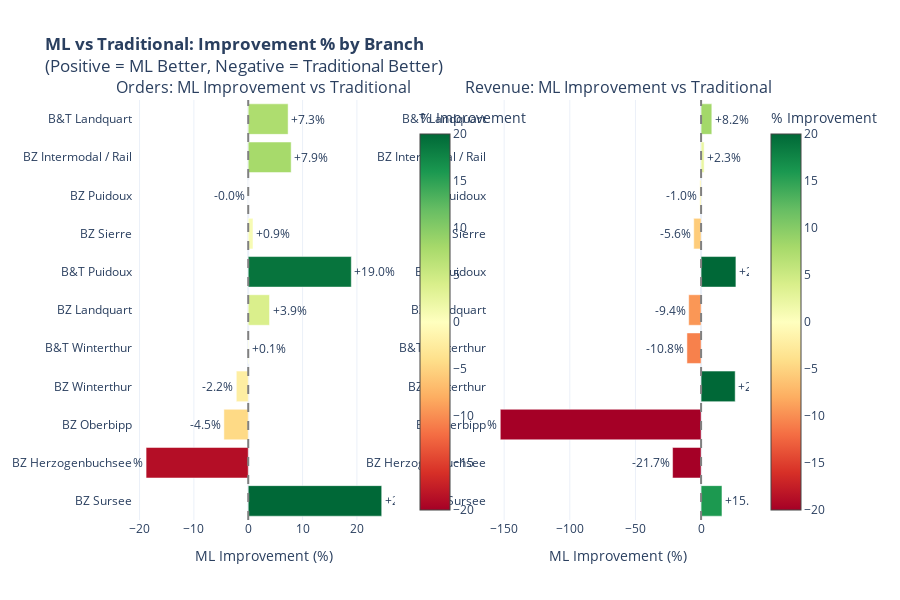

The notebook cell this image was saved under:
### Code cell
# Visualization 3: Heatmap showing improvement percentage
fig3 = make_subplots(
    rows=1, cols=2,
    subplot_titles=['Orders: ML Improvement vs Traditional', 'Revenue: ML Improvement vs Traditional'],
    horizontal_spacing=0.15
)

# Sort by branch size (revenue)
heatmap_data = branch_results_df.sort_values('avg_monthly_revenue', ascending=False)

# Orders heatmap
fig3.add_trace(go.Bar(
    x=heatmap_data['orders_improvement_%'],
    y=heatmap_data['betriebszentrale'],
    orientation='h',
    marker=dict(
        color=heatmap_data['orders_improvement_%'],
        colorscale='RdYlGn',
        cmin=-20,
        cmax=20,
        colorbar=dict(title="% Improvement", x=0.45)
    ),
    text=heatmap_data['orders_improvement_%'].apply(lambda x: f'{x:+.1f}%'),
    textposition='outside',
    showlegend=False
), row=1, col=1)

# Revenue heatmap
fig3.add_trace(go.Bar(
    x=heatmap_data['revenue_improvement_%'],
    y=heatmap_data['betriebszentrale'],
    orientation='h',
    marker=dict(
        color=heatmap_data['revenue_improvement_%'],
        colorscale='RdYlGn',
        cmin=-20,
        cmax=20,
        colorbar=dict(title="% Improvement", x=1.02)
    ),
    text=heatmap_data['revenue_improvement_%'].apply(lambda x: f'{x:+.1f}%'),
    textposition='outside',
    showlegend=False
), row=1, col=2)

# Add zero line
fig3.add_vline(x=0, line_dash='dash', line_color='gray', row=1, col=1)
fig3.add_vline(x=0, line_dash='dash', line_color='gray', row=1, col=2)

fig3.update_layout(
    title_text='<b>ML vs Traditional: Improvement % by Branch</b><br>(Positive = ML Better, Negative = Traditional Better)',
    height=600,
    template='plotly_white'
)

fig3.update_xaxes(title_text='ML Improvement (%)', row=1, col=1)
fig3.update_xaxes(title_text='ML Improvement (%)', row=1, col=2)

fig3.show()
fig3.write_html('../results/branch_level_improvement_heatmap.html')
print('✓ Saved: branch_level_improvement_heatmap.html')

print('\n' + '='*80)
print('✓ All visualizations created successfully')

### Figure 1 — Plotly figure (JSON) as saved in the notebook; plotly's stock layout.template omitted (floating-point values rounded to 4 significant figures)
{"data": [{"marker": {"cmax": 20, "cmin": -20, "color": [24.56, -18.8, -4.48, -2.193, 0.1145, 3.917, 18.97, 0.8771, -0.01218, 7.899, 7.338], "colorbar": {"title": {"text": "% Improvement"}, "x": 0.45}, "colorscale": [[0.0, "rgb(165,0,38)"], [0.1, "rgb(215,48,39)"], [0.2, "rgb(244,109,67)"], [0.3, "rgb(253,174,97)"], [0.4, "rgb(254,224,139)"], [0.5, "rgb(255,255,191)"], [0.6, "rgb(217,239,139)"], [0.7, "rgb(166,217,106)"], [0.8, "rgb(102,189,99)"], [0.9, "rgb(26,152,80)"], [1.0, "rgb(0,104,55)"]]}, "orientation": "h", "showlegend": false, "text": ["+24.6%", "-18.8%", "-4.5%", "-2.2%", "+0.1%", "+3.9%", "+19.0%", "+0.9%", "-0.0%", "+7.9%", "+7.3%"], "textposition": "outside", "type": "bar", "x": [24.56, -18.8, -4.48, -2.193, 0.1145, 3.917, 18.97, 0.8771, -0.01218, 7.899, 7.338], "xaxis": "x", "y": ["BZ Sursee", "BZ Herzogenbuchsee", "BZ Oberbipp", "BZ Winterthur", "B&T Winterthur", "BZ Landquart", "B&T Puidoux", "BZ Sierre", "BZ Puidoux", "BZ Intermodal / Rail", "B&T Landquart"], "yaxis": "y"}, {"marker": {"cmax": 20, "cmin": -20, "color": [15.91, -21.71, -152.9, 25.97, -10.78, -9.435, 26.52, -5.599, -0.9979, 2.334, 8.177], "colorbar": {"title": {"text": "% Improvement"}, "x": 1.02}, "colorscale": [[0.0, "rgb(165,0,38)"], [0.1, "rgb(215,48,39)"], [0.2, "rgb(244,109,67)"], [0.3, "rgb(253,174,97)"], [0.4, "rgb(254,224,139)"], [0.5, "rgb(255,255,191)"], [0.6, "rgb(217,239,139)"], [0.7, "rgb(166,217,106)"], [0.8, "rgb(102,189,99)"], [0.9, "rgb(26,152,80)"], [1.0, "rgb(0,104,55)"]]}, "orientation": "h", "showlegend": false, "text": ["+15.9%", "-21.7%", "-152.9%", "+26.0%", "-10.8%", "-9.4%", "+26.5%", "-5.6%", "-1.0%", "+2.3%", "+8.2%"], "textposition": "outside", "type": "bar", "x": [15.91, -21.71, -152.9, 25.97, -10.78, -9.435, 26.52, -5.599, -0.9979, 2.334, 8.177], "xaxis": "x2", "y": ["BZ Sursee", "BZ Herzogenbuchsee", "BZ Oberbipp", "BZ Winterthur", "B&T Winterthur", "BZ Landquart", "B&T Puidoux", "BZ Sierre", "BZ Puidoux", "BZ Intermodal / Rail", "B&T Landquart"], "yaxis": "y2"}], "layout": {"annotations": [{"font": {"size": 16}, "showarrow": false, "text": "Orders: ML Improvement vs Traditional", "x": 0.2125, "xanchor": "center", "xref": "paper", "y": 1.0, "yanchor": "bottom", "yref": "paper"}, {"font": {"size": 16}, "showarrow": false, "text": "Revenue: ML Improvement vs Traditional", "x": 0.7875, "xanchor": "center", "xref": "paper", "y": 1.0, "yanchor": "bottom", "yref": "paper"}], "height": 600, "shapes": [{"line": {"color": "gray", "dash": "dash"}, "type": "line", "x0": 0, "x1": 0, "xref": "x", "y0": 0, "y1": 1, "yref": "y domain"}, {"line": {"color": "gray", "dash": "dash"}, "type": "line", "x0": 0, "x1": 0, "xref": "x2", "y0": 0, "y1": 1, "yref": "y2 domain"}], "title": {"text": "<b>ML vs Traditional: Improvement % by Branch</b><br>(Positive = ML Better, Negative = Traditional Better)"}, "xaxis": {"anchor": "y", "domain": [0.0, 0.425], "title": {"text": "ML Improvement (%)"}}, "xaxis2": {"anchor": "y2", "domain": [0.575, 1.0], "title": {"text": "ML Improvement (%)"}}, "yaxis": {"anchor": "x", "domain": [0.0, 1.0]}, "yaxis2": {"anchor": "x2", "domain": [0.0, 1.0]}}}
